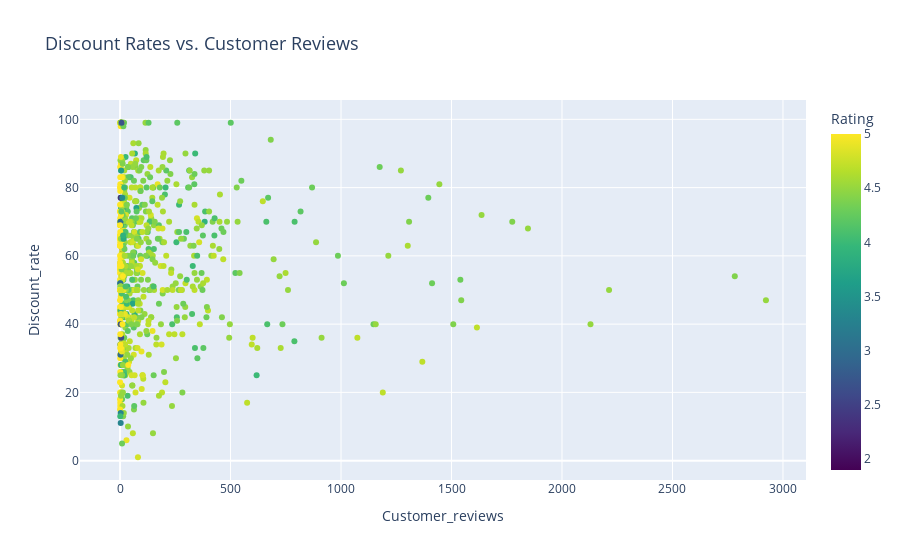

Write notebook code for a chart like this one.
### Code cell
plt.figure(figsize=(12,6))
fig = px.scatter(
    df,
    x='Customer_reviews',   
    y='Discount_rate',      
    color='Rating',           
    hover_name='Product_name',
    hover_data=['Price', 'Discount_rate', 'Customer_reviews','Category', 'Sub_Category', 'Rating'],
    #opacity= 0.7,
    title='Discount Rates vs. Customer Reviews',
    color_continuous_scale=px.colors.sequential.Viridis 
)

fig.update_layout(
    xaxis_title_font_size=14,
    yaxis_title_font_size=14,
    title_font_size=18,
    legend_title_text='Rating'
)

fig.show()

### Figure 1 — Plotly figure (JSON) as saved in the notebook; plotly's stock layout.template omitted (floating-point values rounded to 4 significant figures; data arrays with more than 128 entries replaced by an {"elided": "..."} marker saying what was removed)
{"data": [{"customdata": {"elided": "718x4 mixed values"}, "hovertemplate": "<b>%{hovertext}</b><br><br>Customer_reviews=%{x}<br>Discount_rate=%{y}<br>Price=%{customdata[0]}<br>Category=%{customdata[1]}<br>Sub_Category=%{customdata[2]}<br>Rating=%{marker.color}<extra></extra>", "hovertext": {"elided": "718 str values"}, "legendgroup": "", "marker": {"color": {"elided": "718 float values"}, "coloraxis": "coloraxis", "symbol": "circle"}, "mode": "markers", "name": "", "orientation": "v", "showlegend": false, "type": "scatter", "x": {"elided": "718 float values"}, "xaxis": "x", "y": {"elided": "718 int values"}, "yaxis": "y"}], "layout": {"coloraxis": {"colorbar": {"title": {"text": "Rating"}}, "colorscale": [[0, "#440154"], [0.1111, "#482878"], [0.2222, "#3e4989"], [0.3333, "#31688e"], [0.4444, "#26828e"], [0.5556, "#1f9e89"], [0.6667, "#35b779"], [0.7778, "#6ece58"], [0.8889, "#b5de2b"], [1, "#fde725"]]}, "legend": {"title": {"text": "Rating"}, "tracegroupgap": 0}, "title": {"font": {"size": 18}, "text": "Discount Rates vs. Customer Reviews"}, "xaxis": {"anchor": "y", "domain": [0, 1], "title": {"font": {"size": 14}, "text": "Customer_reviews"}}, "yaxis": {"anchor": "x", "domain": [0, 1], "title": {"font": {"size": 14}, "text": "Discount_rate"}}}}
